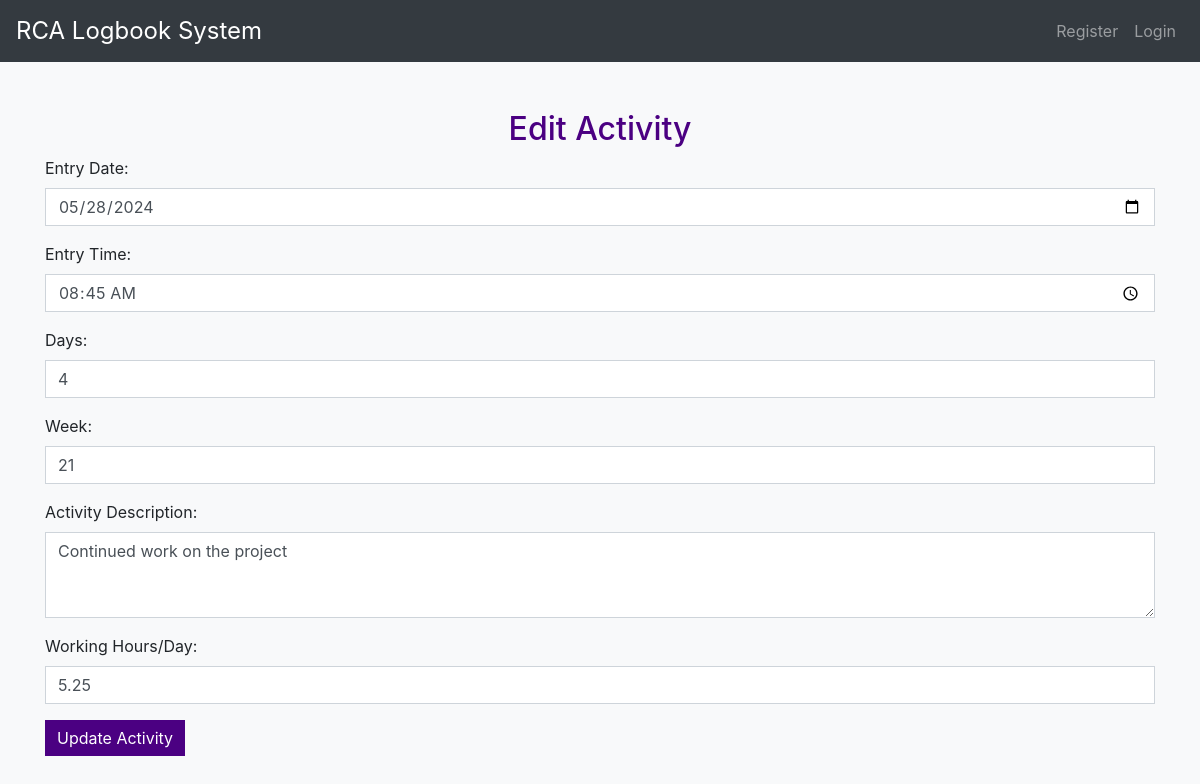
The page /edit_logbook.php?id=4 (signed in) on the database its author committed.
### tables this page shows
CREATE TABLE `logbook_entries` (
  `id` int(11) NOT NULL AUTO_INCREMENT,
  `entry_date` date NOT NULL,
  `entry_time` time NOT NULL,
  `days` int(11) NOT NULL,
  `week` int(11) NOT NULL,
  `activity_description` text NOT NULL,
  `working_hour` decimal(5,2) NOT NULL,
  `created_at` timestamp NOT NULL DEFAULT current_timestamp(),
  PRIMARY KEY (`id`)
);

### edit_logbook.php (the view, shortened to what this page needs)
<?php
include 'includes/db.php';
if ($_SERVER['REQUEST_METHOD'] == 'POST') {
    $id = $_POST['id'];
    $entry_date = $_POST['entry_date'];
    $entry_time = $_POST['entry_time'];
    $days = $_POST['days'];
    $week = $_POST['week'];
    $activity_description = $_POST['activity_description'];
    $working_hour = $_POST['working_hour'];
    $sql = "UPDATE logbook_entries SET entry_date='$entry_date', entry_time='$entry_time', days='$days',
            week='$week', activity_description='$activity_description', working_hour='$working_hour' WHERE id='$id'";
    if ($conn->query($sql) === TRUE) {
        header("Location: logbook.php");
    } else {
        echo "Error: " . $sql . "<br>" . $conn->error;
    }
} else {
    $id = $_GET['id'];
    $sql = "SELECT * FROM logbook_entries WHERE id='$id'";
    $result = $conn->query($sql);
    if ($result->num_rows > 0) {
        $entry = $result->fetch_assoc();
    } else {
        header("Location: logbook.php");
    }
}
?>
<?php include 'templates/header.php'; ?>
<h2 class="text-center">Edit Activity</h2>
<form action="edit_logbook.php" method="POST">
    <div class="form-group">
        <label for="entry_date">Entry Date:</label>
        <input type="date" class="form-control" id="entry_date" name="entry_date" value="<?php echo $entry['entry_date']; ?>" required>
    </div>
    <div class="form-group">
        <label for="entry_time">Entry Time:</label>
        <input type="time" class="form-control" id="entry_time" name="entry_time" value="<?php echo $entry['entry_time']; ?>" required>
    </div>
    <div class="form-group">
        <label for="days">Days:</label>
        <input type="number" class="form-control" id="days" name="days" value="<?php echo $entry['days']; ?>" required>
    </div>
    <div class="form-group">
        <label for="week">Week:</label>
        <input type="number" class="form-control" id="week" name="week" value="<?php echo $entry['week']; ?>" required>
    </div>
    <div class="form-group">
        <label for="activity_description">Activity Description:</label>
        <textarea class="form-control" id="activity_description" name="activity_description" rows="3" required><?php echo $entry['activity_description']; ?></textarea>
    </div>
    <div class="form-group">
        <label for="working_hour">Working Hours/Day:</label>
        <input type="number" step="0.01" class="form-control" id="working_hour" name="working_hour" value="<?php echo $entry['working_hour']; ?>" required>
    </div>
    <button type="submit" class="btn btn-primary">Update Activity</button>
</form>
<?php include 'templates/footer.php'; ?>

### css/styles.css (style rules this page uses)
body { background-color: #f8f9fa; }
h1, h2 { color: #4b0082; }
.form-control, .btn { border-radius: 0; }
.btn-primary { background-color: #4b0082; border: none; }

### rows shown on the page
logbook_entries: entry_date "05/28/2024", entry_time "08:45:00", days "4", week "21", activity_description "Continued work on the project", working_hour "5.25"
